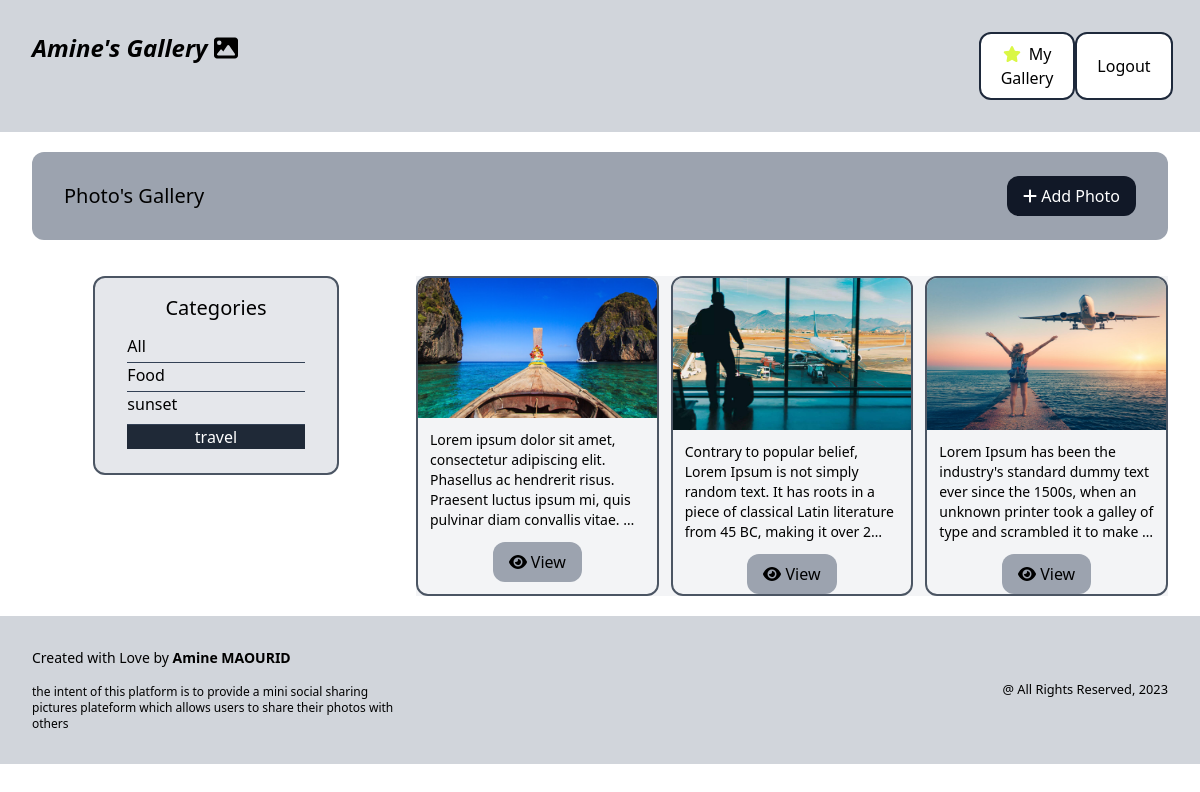
The page /gallery/?category=travel (signed in) on the database as committed earlier.
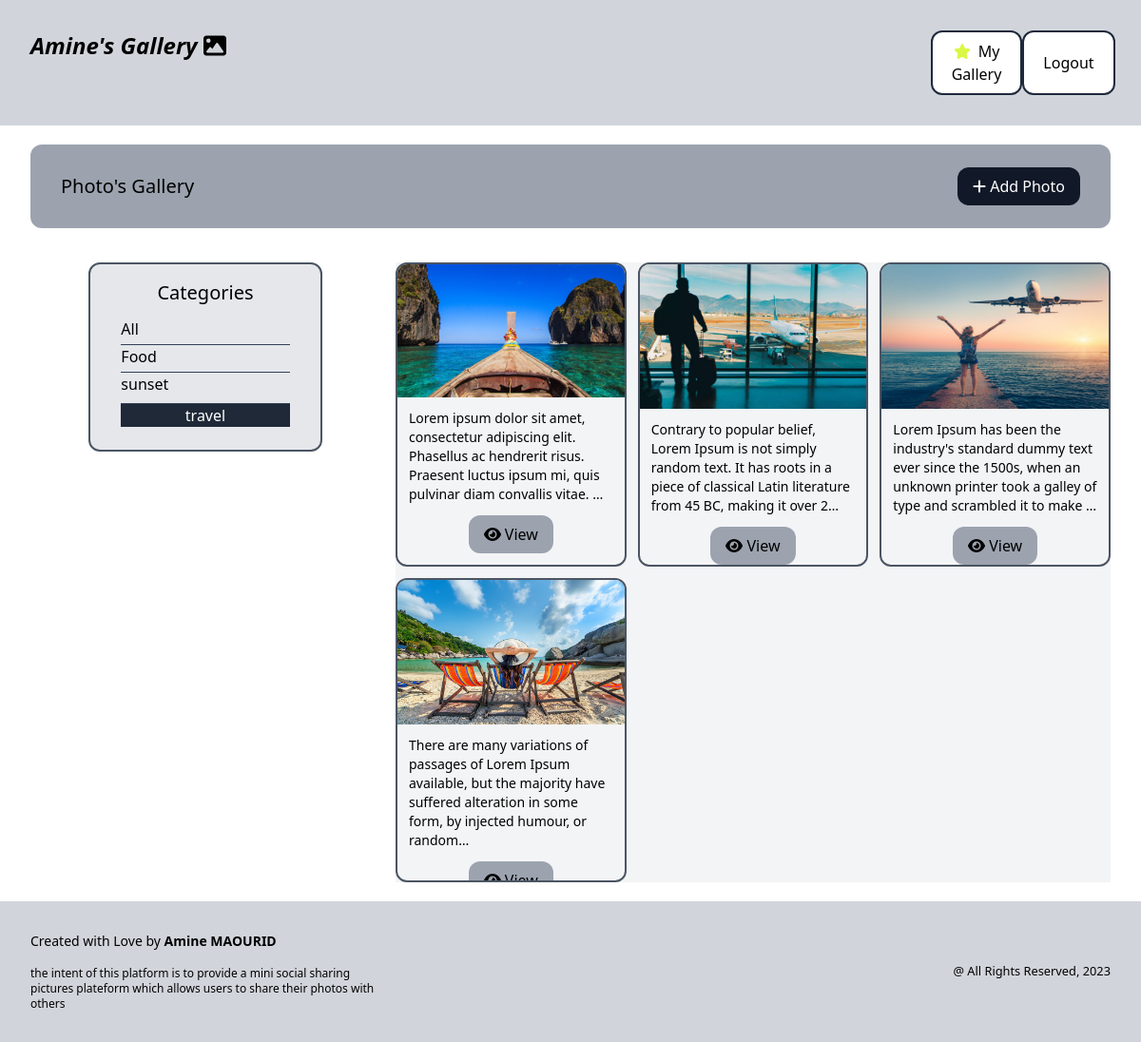
The same page on the database as committed later.
### photoshare/models.py (models this page shows, shortened)
class Category(models.Model) :
    class Meta :
        verbose_name_plural = 'categories'
        ordering = ('name',)
    name = models.CharField(max_length=70, null=False, blank=False)

class Photo(models.Model) :
    description = models.TextField(max_length=500, null=False, blank=False)
    category = models.ForeignKey(Category, related_name="photos", on_delete=models.SET_NULL, null=True)
    image = models.ImageField(null=False, blank=False)
    created_at = models.DateTimeField(auto_now_add=True)
    created_by = models.ForeignKey(User, related_name="photos", on_delete=models.CASCADE)
    number_of_likes = models.IntegerField(null=False, default=0)

### photoshare/views.py (the view)
# urls.py: path('',views.gellery, name='gallery'),
@login_required
def gellery(request) :
    categories = Category.objects.all()
    photos = Photo.objects.all()
    if request.GET.get('category') != '' and request.GET.get('category') is not None :
        selected_category = Category.objects.filter(name= request.GET.get('category'))[0]
        photos = photos.filter(category = selected_category)
        context = {'categories' : categories, 'photos' : photos, 'category' : selected_category }
        return render(request, 'photoshare/gallery.html', context)
    context = {'categories' : categories, 'photos' : photos}
    return render(request, 'photoshare/gallery.html', context)

### photoshare/templates/photoshare/gallery.html (shortened to what this page needs)
{% extends 'photoshare/base.html' %}
{% block content %}
<div class="grid grid-cols-3 gap-4 h-full">
    <div class="flex justify-between py-6 px-8 bg-gray-400 rounded-xl mb-5 items-center col-span-3">
        <h3 class="text-xl">Photo's Gallery</h3>
        <button class="py-2 px-4 bg-gray-900 text-white hover:bg-gray-700 rounded-xl">
            <a href="{% url 'new' %}" class="flex items-center">
                <i class="fa-solid fa-plus mr-1"></i>Add Photo
            </a>
        </button>
    </div>
    <div class="flex justify-center h-fit">
        <div class="bg-gray-200 w-2/3 py-4 px-8 flex flex-col items-center border-2 border-gray-600 rounded-xl">
            <h3 class="text-xl mb-2 bold">Categories</h3>
            <ul class="list-none self-start divide-y divide-slate-700 w-full">
                <li class="my-1 hover:text-lg {% if not category %} bg-gray-800 text-white text-center {% endif %}">
                    <a href="{% url 'gallery' %}">All</a>
                </li>
                {% for categorie in categories %}
                <li class="my-1 hover:text-lg {% if categorie.id == category.id %} bg-gray-800 my-2 text-white text-center {% endif %}">
                    <a href="{% url 'gallery' %}?category={{categorie.name}}">{{ categorie.name }}</a>
                </li>
                {% endfor %}
            </ul>
        </div>
    </div>
    <div class="bg-gray-100 col-span-2 grid grid-cols-3 gap-3">
        {% for photo in photos %}
        <div class="flex flex-col overflow-clip justify-between border-2 border-gray-600 h-80 rounded-xl pb-3">
            <img class="h-1/2" src="{{ photo.image.url }}" alt="{{ photo.description }}">
            <p class="text-sm my-3 px-3">
                {% if photo.description|length > 150 %}
                {{ photo.description|truncatechars:150 }}
                {% else %}
                {{ photo.description }}
                {% endif %}
            </p>
            <button class="bg-gray-400 py-2 px-4 self-center rounded-xl hover:bg-gray-600 hover:text-white">
                <a href="{% url 'detail_photo' photo.id %}" class="flex items-center">
                    <i class="fa-solid fa-eye mr-1"></i>View
                </a>
            </button>
        </div>
        {% empty %}
        <div class="rounded-xl flex col-span-3 items-center justify-center">
            <h3 class="text-2xl self-center">No photos found
                {% if category %} for category {{ category.name }}{% endif %}
            </h3>
        </div>
        {% endfor %}
    </div>
</div>
{% endblock %}

### photoshare/templates/photoshare/base.html (shortened to what this page needs)
{% load static %}
<!DOCTYPE html>
<html lamg="en">
    <head>
        <script src="https://cdn.tailwindcss.com"></script>
        <link href="{% static 'fontawesomefree/css/all.min.css' %}" rel="stylesheet" type="text/css">
    </head>
    <body class="flex flex-col justify-between h-full">
        <header class="flex justify-between p-8 bg-gray-300">
            <h3 class="text-2xl italic font-bold">
                <a href="{% url 'gallery' %}">Amine's Gallery <i class="fa-solid fa-image" style="color: #000000;"></i></a>
            </h3>
            {% if request.user.is_authenticated %}
            <div class="flex w-1/6 justify-between">
                <button class="border-2 bg-white border-slate-800 rounded-xl py-2 px-5 hover:bg-gray-900 hover:text-white">
                    <a href="{% url 'mygallery' %}">
                        {% if request.user.is_superuser %}
                        <i class="fa-solid fa-star mr-1" style="color: #daf745;"></i>
                        {% endif %}
                        My Gallery
                    </a>
                </button>
                <button class="border-2 bg-white border-slate-800 rounded-xl py-2 px-5 hover:bg-gray-900 hover:text-white">
                    <a href="{% url 'logout' %}">Logout</a>
                </button>
            </div>
            {% else %}
                <button class="border-2 bg-white border-slate-800 rounded-xl py-2 px-5 hover:bg-gray-900 hover:text-white">
                    <a href="{% url 'login' %}">Login</a>
                </button>
            {% endif %}
        </header>
        <div class="py-5 px-8 h-full">
            {% block content %}
            {% endblock %}
        </div>
        <footer class="flex items-center justify-between p-8 bg-gray-300">
            <div class="flex flex-col w-1/3">
                <p class="text-sm mb-4">Created with Love by <strong>Amine MAOURID</strong></p>
                <p class="text-xs">the intent of this platform is to provide
                    a mini social sharing pictures plateform
                    which allows users to share their photos
                    with others</p>
            </div>
            <small>@ All Rights Reserved, 2023</small>
        </footer>
    </body>
</html>

Rows that differ between the two databases and show on the page:
added Photo: image (picture), description "There are many variations of passages of Lorem Ipsum available, but the majority have suffered alteration in some form, by injected humour, or random…"
